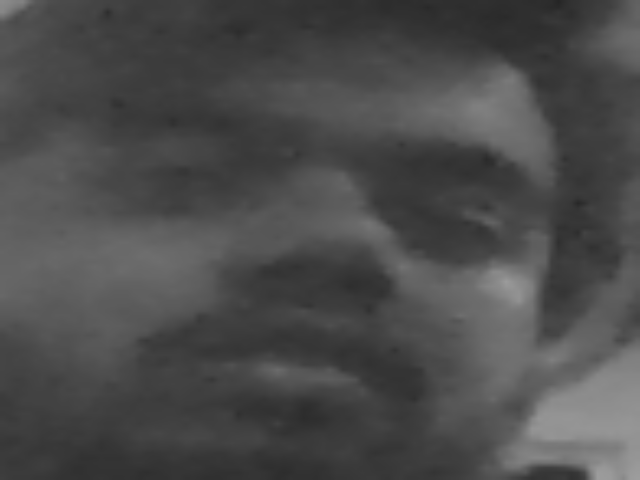
#> input picture Class Projects/Assingment 1/dataset/Akshat/33.png, 640 x 480 px, found by its file name
$ python Facedetect.py
#> lines starting #> are read from the running program, lines starting #| are printed output that depends on the picture; after the words box and inside, x2 and y2 are one past the last pixel; in counts of white or black regions, pixels touching at a corner belong together
# [55 lines of commented-out code are left out]
import cv2,os,numpy as np
# Change the paths below to the location where these files are on your machine
haar_file = 'C:/Users/Asus/Desktop/Coding/Pycharm/main.py/Face detect/haarcascade_frontalface_default.xml'
# All of the faces data (images) will be stored here
datasets = "C:/Users/Asus/Desktop/Coding/Pycharm/main.py/Face detect/Dataset"

print('Training classifier...')

(images, labels, names, id) = ([], [], {}, 0)

for (subdirs, dirs, files) in os.walk(datasets):
    for subdir in dirs:
        names[id] = subdir
        subjectpath = os.path.join(datasets, subdir)
        for filename in os.listdir(subjectpath):
            path = os.path.join(subjectpath, filename)
            label = id
            images.append(cv2.imread(path, 0))
            labels.append(int(label))
        id += 1
#> id = 1

(width, height) = (640, 480)

(images, labels) = [np.array(lists) for lists in [images, labels]]

model = cv2.face.LBPHFaceRecognizer_create()
model.train(images, labels)

face_cascade = cv2.CascadeClassifier(haar_file)
cap = cv2.VideoCapture(0)

print('Classifier trained!')
print('Attempting to detecting faces...')

while True:
    ret, frame = cap.read()
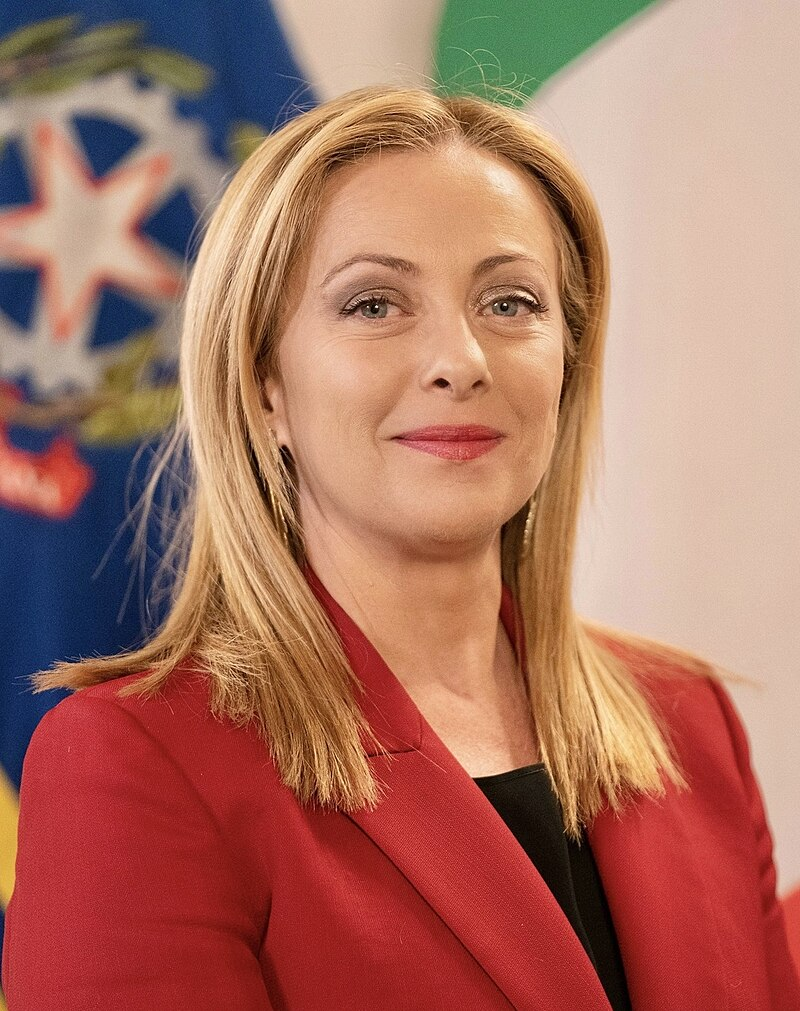
#> input picture Class Projects/Assignment 1/Harsh Prajapati 1st year ECE/FaceDetection/meloni.jpg, 800 x 1011 px, given in place of the camera
#> frame is the input picture: shape (1011, 800, 3); mean B, G, R 98.5, 114.5, 169.8
    if ret==True:
        img_gray = cv2.cvtColor(frame, cv2.COLOR_BGR2GRAY)
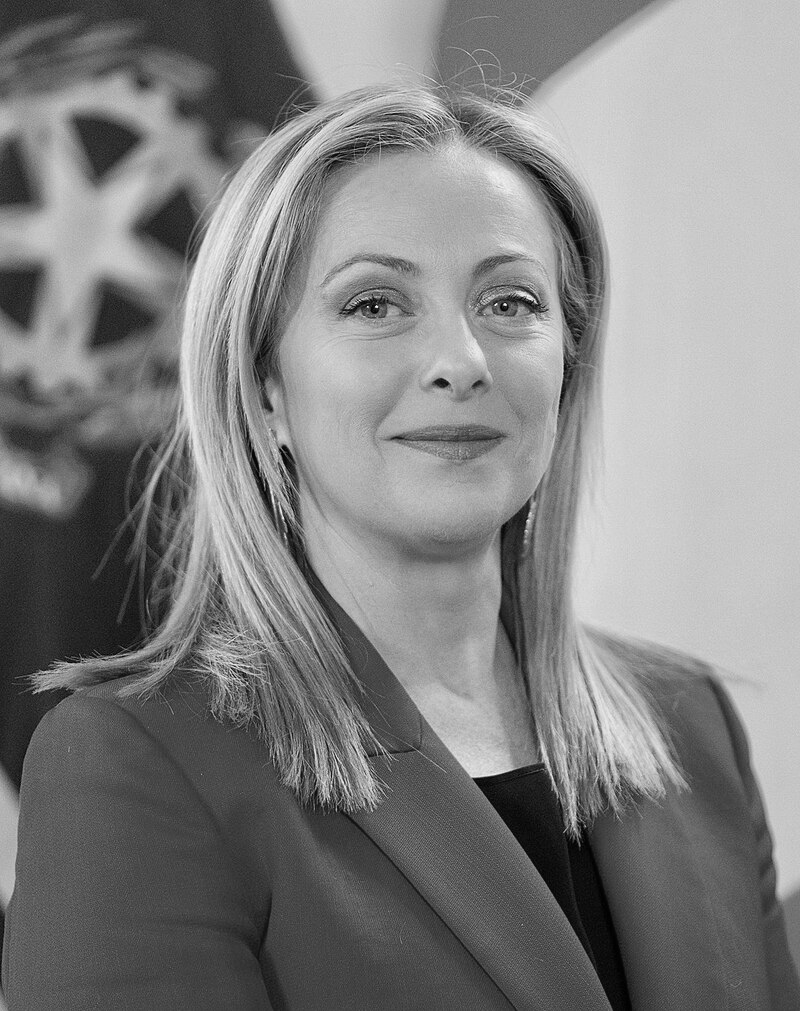
#> img_gray: shape (1011, 800); min 0, max 251, mean 129.2
        faces = face_cascade.detectMultiScale(img_gray, 1.4, 4)
        for (x, y, w, h) in faces:
            cv2.rectangle(frame, (x, y), (x + w, y + h), (0, 0, 255), 2)
            face = img_gray[y:y + h, x:x + w]
            face_resize = cv2.resize(face, (width, height))
            prediction = model.predict(face_resize)

            if prediction[1] < 74:
                cv2.putText(frame, '%s' % (names[prediction[0]].strip()), (x + 5, (y + 25) + h),
                            cv2.FONT_HERSHEY_PLAIN, 1.5, (20, 185, 20), 2)
                # confidence = (prediction[1]) if prediction[1] <= 100.0 else 100.0
                # print("Predicted person: {}, Confidence: {}%".format(names[prediction[0]].strip(),
                #                                                        round((confidence / 74.5) * 100, 2)))
            else:
                cv2.putText(frame, 'Unknown', (x + 5, (y + 25) + h), cv2.FONT_HERSHEY_PLAIN, 1.5, (65, 65, 255), 2)
                print("Predicted person: Unknown")
#> this loop made 1 pass
#> pass 1, `face = img_gray[y:y + h, x:x + w]`:
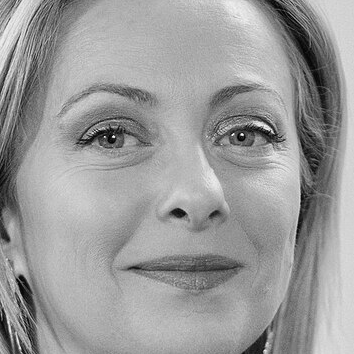
#> face: shape (354, 354); min 2, max 251, mean 154.9
#> pass 1, `face_resize = cv2.resize(face, (width, height))`:
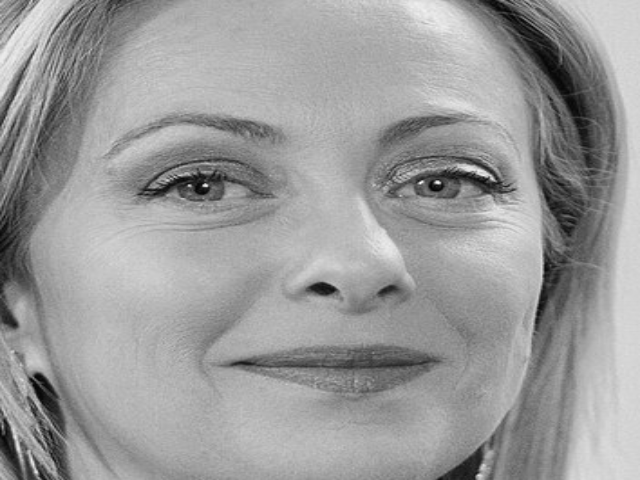
#> face_resize: shape (480, 640); min 4, max 247, mean 154.8
#> after the loop:
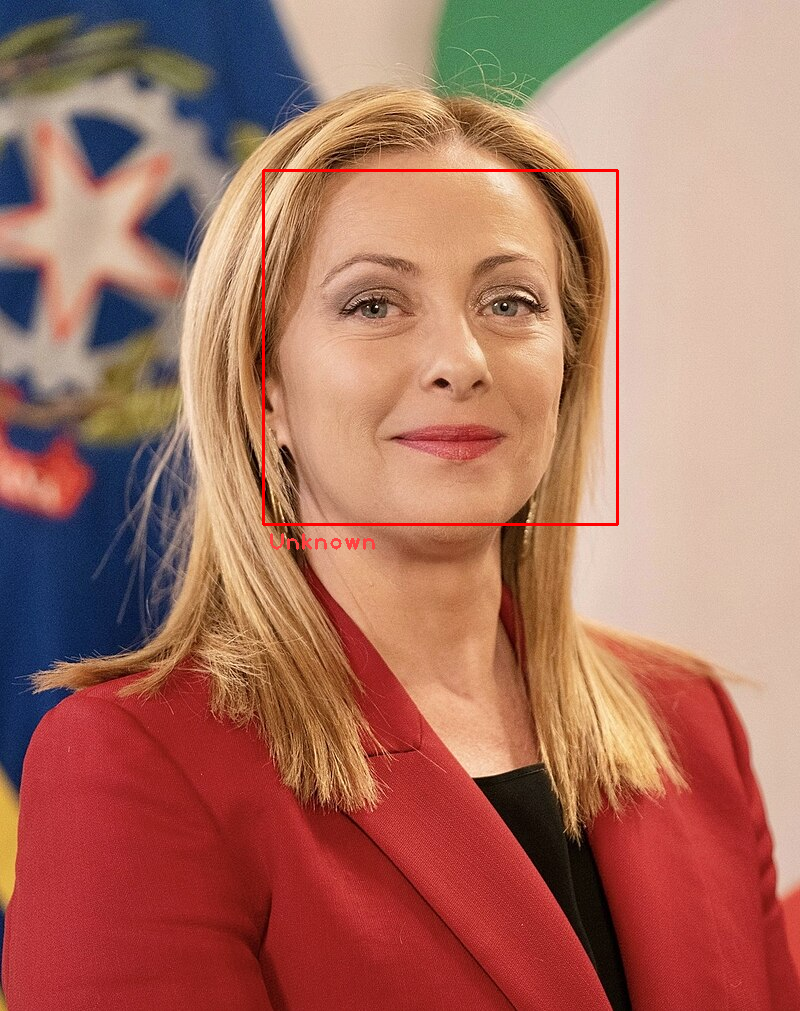
#> frame: shape (1011, 800, 3); 0.6% of pixels changed, all inside (x1, y1, x2, y2) = (262, 169, 619, 550)

        cv2.imshow('OpenCV Face Recognition', frame)
        if cv2.waitKey(1) == ord("q"):
#> (key q is pressed here)
            break
cap.release()
cv2.destroyAllWindows()
